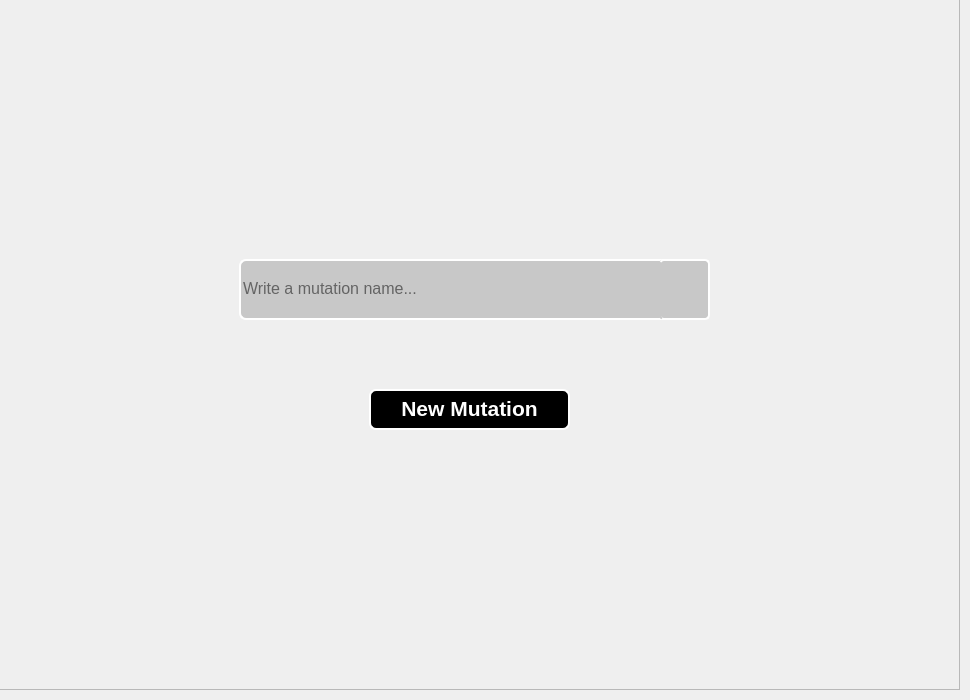
            <widget class="QWidget" name="search_page">
             <widget class="QFrame" name="frame_4">
              <property name="geometry">
               <rect>
                <x>-1</x>
                <y>-1</y>
                <width>961</width>
                <height>691</height>
               </rect>
              </property>
              <property name="frameShape">
               <enum>QFrame::StyledPanel</enum>
              </property>
              <property name="frameShadow">
               <enum>QFrame::Raised</enum>
              </property>
              <widget class="QLineEdit" name="search_line_edit">
               <property name="geometry">
                <rect>
                 <x>240</x>
                 <y>260</y>
                 <width>451</width>
                 <height>61</height>
                </rect>
               </property>
               <property name="font">
                <font>
                 <pointsize>12</pointsize>
                </font>
               </property>
               <property name="styleSheet">
                <string notr="true">background-color: rgb(200, 200, 200);
color:black;
border:none;
padding-bottom:3px;
border-radius:7px;

border :2px solid ;
border-top-color : white; 
border-left-color :white;
border-right-color :white;
border-bottom-color : white
</string>
               </property>
               <property name="placeholderText">
                <string>Write a mutation name...</string>
               </property>
              </widget>
              <widget class="QPushButton" name="search_button">
               <property name="geometry">
                <rect>
                 <x>660</x>
                 <y>260</y>
                 <width>51</width>
                 <height>61</height>
                </rect>
               </property>
               <property name="styleSheet">
                <string notr="true">background-color: rgb(200, 200, 200);
color:black;
border:none;
padding-bottom:3px;
border-radius:5px;

border :2px solid ;
border-top-color : white; 
border-left-color : rgb(200, 200, 200);
border-right-color :white;
border-bottom-color : white
</string>
               </property>
               <property name="text">
                <string/>
               </property>
               <property name="icon">
                <iconset>
                 <normaloff>:/icon/white_icons/search.svg</normaloff>:/icon/white_icons/search.svg</iconset>
               </property>
               <property name="iconSize">
                <size>
                 <width>36</width>
                 <height>36</height>
                </size>
               </property>
              </widget>
              <widget class="QPushButton" name="new_mutation_button">
               <property name="geometry">
                <rect>
                 <x>370</x>
                 <y>390</y>
                 <width>201</width>
                 <height>41</height>
                </rect>
               </property>
               <property name="font">
                <font>
                 <pointsize>16</pointsize>
                 <weight>75</weight>
                 <bold>true</bold>
                </font>
               </property>
               <property name="styleSheet">
                <string notr="true">background-color: rgb(0, 0, 0);
color:white;
border:none;
padding-bottom:3px;
border-radius:7px;

border :2px solid ;
border-top-color : white; 
border-left-color :white;
border-right-color :white;
border-bottom-color : white
</string>
               </property>
               <property name="text">
                <string>New Mutation</string>
               </property>
              </widget>
             </widget>
            </widget>
